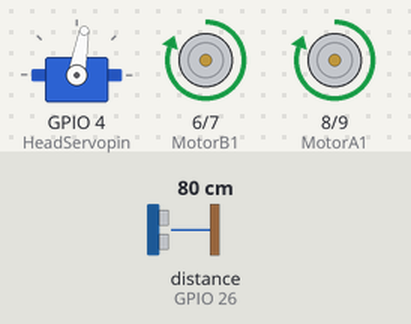
Bench run of a sketch on a simulated ESP32. On the bench: servo, motor-driver pin pairs drawn as motors (green arrow = first pin HIGH = forward, orange = second pin HIGH = backward, longer = more drive). Wiring (inferred from the names in the program): ultrasonic range finder: trigger GPIO 27; echo GPIO 26. The test bench sets the inputs (shaded band); at power-on: distance to the obstacle (sensor on GPIO 26) 80 cm. The echo pulse lasts 58.3 µs per cm.

Above: at 1.2 s.
1.3 s: distance to the obstacle (sensor on GPIO 26) set to 2 cm
At 2.5 s:
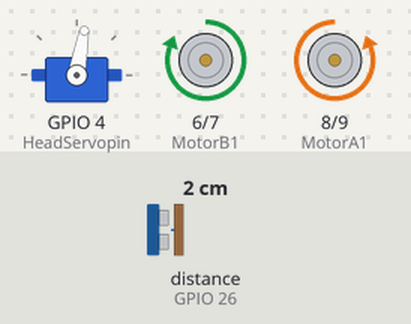
4.3 s: distance to the obstacle (sensor on GPIO 26) set to 24 cm
7.3 s: distance to the obstacle (sensor on GPIO 26) set to 31 cm
At 7.58 s:
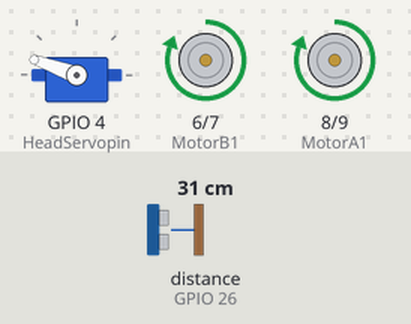
10.3 s: distance to the obstacle (sensor on GPIO 26) set to 4 cm
At 11.9 s:
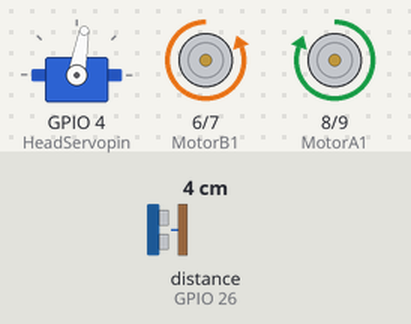
13.3 s: distance to the obstacle (sensor on GPIO 26) set to 35 cm
At 14.53 s:
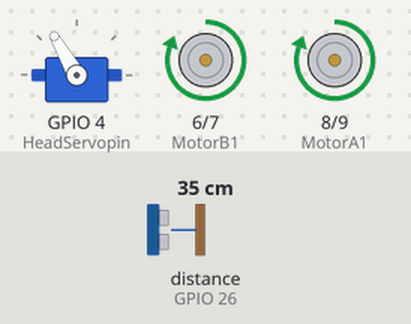
16.3 s: distance to the obstacle (sensor on GPIO 26) set to 9 cm
At 16.89 s:
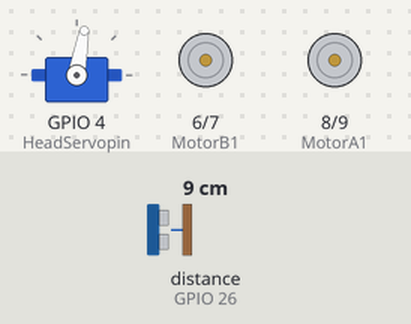
Timing chart, 0 to 20.3 s (numbered marks = the images above; inputs shaded):
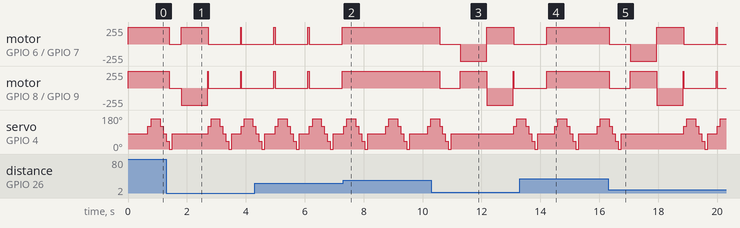

The sketch:

Sainsmart_4wd_Test1_code1.ino
```cpp
#include <Servo.h>

const int HeadServopin = 4; // signal input of headservo

//Pins for motor A
const int MotorA1 = 8;
const int MotorA2 = 9;

//Pins for motor B
const int MotorB1 = 6;
const int MotorB2 = 7;

//Pins for ultrasonic sensor
const int trigger = 27;
const int echo = 26;

int leftscanval, centerscanval, rightscanval, ldiagonalscanval, rdiagonalscanval;
char choice;

char contcommand;
int modecontrol=0;
int power=1;

const int distancelimit = 27; //Distance limit for obstacles in front
const int sidedistancelimit = 12; //Minimum distance in cm to obstacles at both sides (the robot will allow a shorter distance sideways)

int distance;
int numcycles = 0;
char turndirection; //Gets 'l', 'r' or 'f' depending on which direction is obstacle free
const int turntime = 900; //Time the robot spends turning (miliseconds)
int thereis;
Servo head;

void setup(){
  head.attach(HeadServopin);
  head.write(80);

  pinMode(MotorA1, OUTPUT);
  pinMode(MotorA2, OUTPUT);
  pinMode(MotorB1, OUTPUT);
  pinMode(MotorB2, OUTPUT);

  pinMode(trigger,OUTPUT);
  pinMode(echo,INPUT);

  //Variable inicialization
  digitalWrite(MotorA1,LOW);
  digitalWrite(MotorA2,LOW);
  digitalWrite(MotorB1,LOW);
  digitalWrite(MotorB2,LOW);

  digitalWrite(trigger,LOW);
}

void go(){
   digitalWrite (MotorA1, HIGH);
   digitalWrite (MotorA2, LOW);
   digitalWrite (MotorB1, HIGH);
   digitalWrite (MotorB2, LOW);
}

void backwards(){
  digitalWrite (MotorA1 , LOW);
  digitalWrite (MotorA2, HIGH);
  digitalWrite (MotorB1, LOW);
  digitalWrite (MotorB2, HIGH);
}

int watch(){
  long howfar;

  digitalWrite(trigger,LOW);
  delayMicroseconds(5);
  digitalWrite(trigger,HIGH);
  delayMicroseconds(15);
  digitalWrite(trigger,LOW);

  howfar=pulseIn(echo,HIGH);
  howfar=howfar*0.01657; //how far away is the object in cm
  return round(howfar);
}

void turnleft(int t){
  digitalWrite (MotorA1, LOW);
  digitalWrite (MotorA2, HIGH);
  digitalWrite (MotorB1, HIGH);
  digitalWrite (MotorB2, LOW);
  delay(t);
}

void turnright(int t){
  digitalWrite (MotorA1, HIGH);
  digitalWrite (MotorA2, LOW);
  digitalWrite (MotorB1, LOW);
  digitalWrite (MotorB2, HIGH);
  delay(t);
}

void stopmove(){
  digitalWrite (MotorA1 ,LOW);
  digitalWrite (MotorA2, LOW);
  digitalWrite (MotorB1, LOW);
  digitalWrite (MotorB2, LOW);
}

void watchsurrounding(){ //Meassures distances to the right, left, front, left diagonal, right diagonal and asign them in cm to the variables rightscanval,
                         //leftscanval, centerscanval, ldiagonalscanval and rdiagonalscanval (there are 5 points for distance testing)

  centerscanval = watch();
  if(centerscanval<distancelimit){stopmove();}

  head.write(120);
  delay(100);
  ldiagonalscanval = watch();
  if(ldiagonalscanval<distancelimit){stopmove();}

  head.write(160); //Didn't use 180 degrees because my servo is not able to take this angle
  delay(300);
  leftscanval = watch();
  if(leftscanval<sidedistancelimit){stopmove();}

  head.write(120);
  delay(100);
  ldiagonalscanval = watch();
  if(ldiagonalscanval<distancelimit){stopmove();}

  head.write(80); //I used 80 degrees because its the central angle of my 160 degrees span (use 90 degrees if you are moving your servo through the whole 180 degrees)
  delay(100);
  centerscanval = watch();
  if(centerscanval<distancelimit){stopmove();}

  head.write(40);
  delay(100);
  rdiagonalscanval = watch();
  if(rdiagonalscanval<distancelimit){stopmove();}

  head.write(0);
  delay(100);
  rightscanval = watch();
  if(rightscanval<sidedistancelimit){stopmove();}

  head.write(80); //Finish looking around (look forward again)
  delay(300);
}

char decide(){
  watchsurrounding();
  if (leftscanval>rightscanval && leftscanval>centerscanval){
    choice = 'l';
  }
  else if (rightscanval>leftscanval && rightscanval>centerscanval){
    choice = 'r';
  }
  else{
    choice = 'f';
  }
  return choice;
}

void loop(){
  if(power==1){
    go();  // if nothing is wrong go forward using go() function above.
    ++numcycles;
    if(numcycles>130){ //Watch if something is around every 130 loops while moving forward
      watchsurrounding();
      if(leftscanval<sidedistancelimit || ldiagonalscanval<distancelimit){
        turnright(turntime);
      }
      if(rightscanval<sidedistancelimit || rdiagonalscanval<distancelimit){
        turnleft(turntime);
      }
      numcycles=0; //Restart count of cycles
    }
    distance = watch(); // use the watch() function to see if anything is ahead (when the robot is just moving forward and not looking around it will test the distance in front)
    if (distance<distancelimit){ // The robot will just stop if it is completely sure there's an obstacle ahead (must test 25 times) (needed to ignore ultrasonic sensor's false signals)
      ++thereis;}
    if (distance>distancelimit){
        thereis=0;} //Count is restarted
    if (thereis > 25){
      stopmove(); // Since something is ahead, stop moving.
      turndirection = decide(); //Decide which direction to turn.
      switch (turndirection){
        case 'l':
          turnleft(turntime);
          break;
        case 'r':
          turnright(turntime);
          break;
        case 'f':
          ; //Do not turn if there was actually nothing ahead
          break;
      }
      thereis=0;
    }
   }
}
```

Measured:
- the behaviour switches between 27 and 28 cm on distance to the obstacle (sensor on GPIO 26) (found by bisection; images 1 and 2)
- after the input at 1.3 s, motor on GPIO 6 (MotorB1) / GPIO 7 (MotorB2): forward 255/255 → stopped after 0.10 s, → forward 255/255 0.40 s later, → stopped 0.92 s later; motor on GPIO 8 (MotorA1) / GPIO 9 (MotorA2): forward 255/255 → stopped after 0.10 s, → backward 255/255 0.40 s later, → stopped 0.90 s later
- after the input at 7.3 s, motor on GPIO 6 (MotorB1) / GPIO 7 (MotorB2), motor on GPIO 8 (MotorA1) / GPIO 9 (MotorA2): stays forward 255/255 (without the input it goes to stopped after 0.02 s)
- after the input at 13.3 s, motor on GPIO 6 (MotorB1) / GPIO 7 (MotorB2), motor on GPIO 8 (MotorA1) / GPIO 9 (MotorA2): goes on until 14.2 s, then stays forward 255/255
